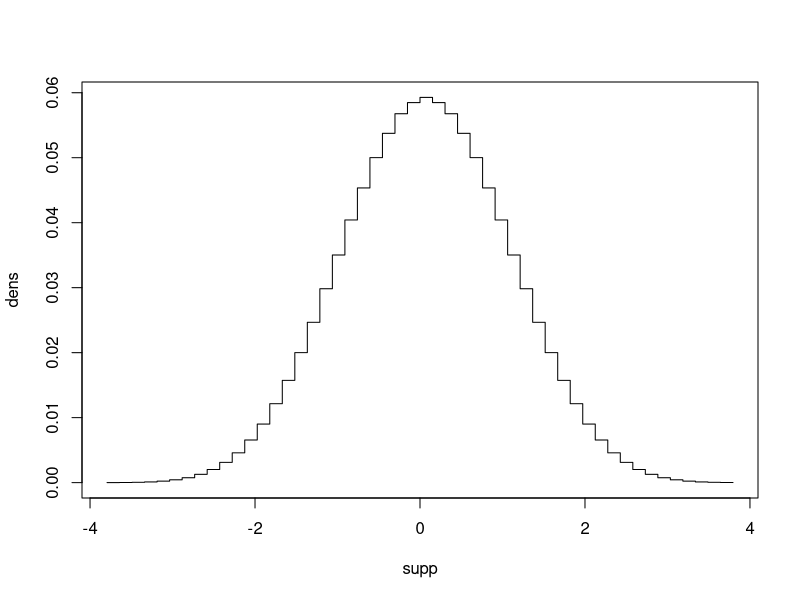

Recreate this plot in R.
library(coin)


### Name: PermutationDistribution-methods
### Title: Computation of the Permutation Distribution
### Aliases: dperm dperm-methods dperm,IndependenceTest-method
###   dperm,NullDistribution-method pperm pperm-methods
###   pperm,IndependenceTest-method pperm,NullDistribution-method qperm
###   qperm-methods qperm,IndependenceTest-method
###   qperm,NullDistribution-method rperm rperm-methods
###   rperm,IndependenceTest-method rperm,NullDistribution-method support
###   support-methods support,IndependenceTest-method
###   support,NullDistribution-method
### Keywords: methods htest distribution

### ** Examples

## Two-sample problem
dta <- data.frame(
    y = rnorm(20),
    x = gl(2, 10)
)

## Exact Ansari-Bradley test
at <- ansari_test(y ~ x, data = dta, distribution = "exact")

## Support of the exact distribution of the Ansari-Bradley statistic
supp <- support(at)

## Density of the exact distribution of the Ansari-Bradley statistic
dens <- dperm(at, x = supp)

## Plotting the density
plot(supp, dens, type = "s")

## 95 % quantile
qperm(at, p = 0.95)

## One-sided p-value
pperm(at, q = statistic(at))

## Random number generation
rperm(at, n = 5)
